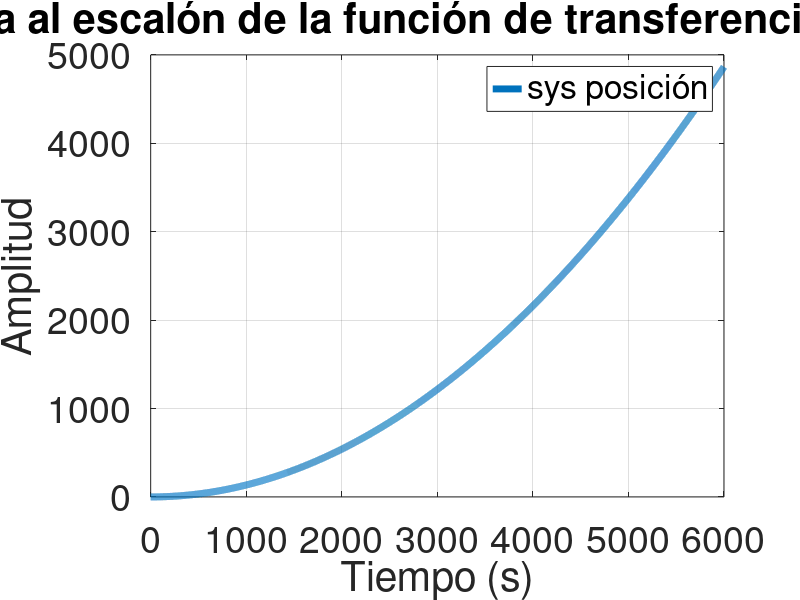
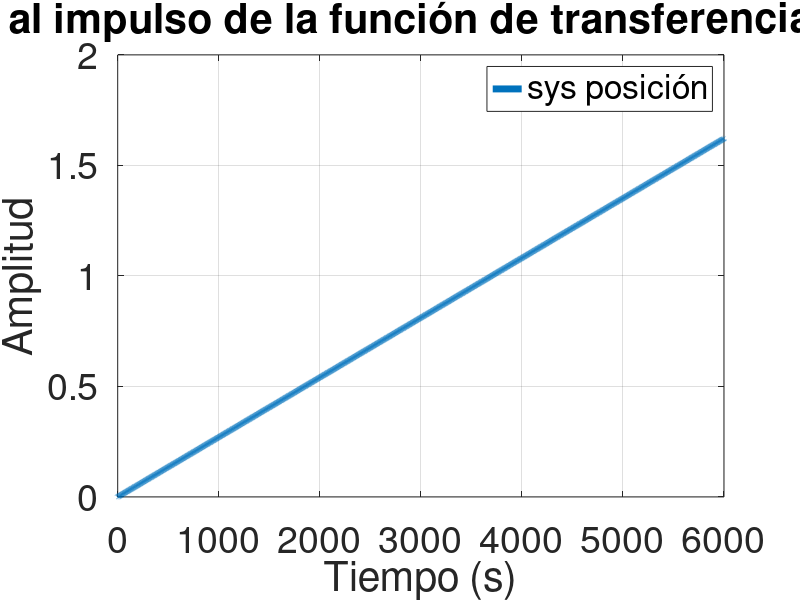
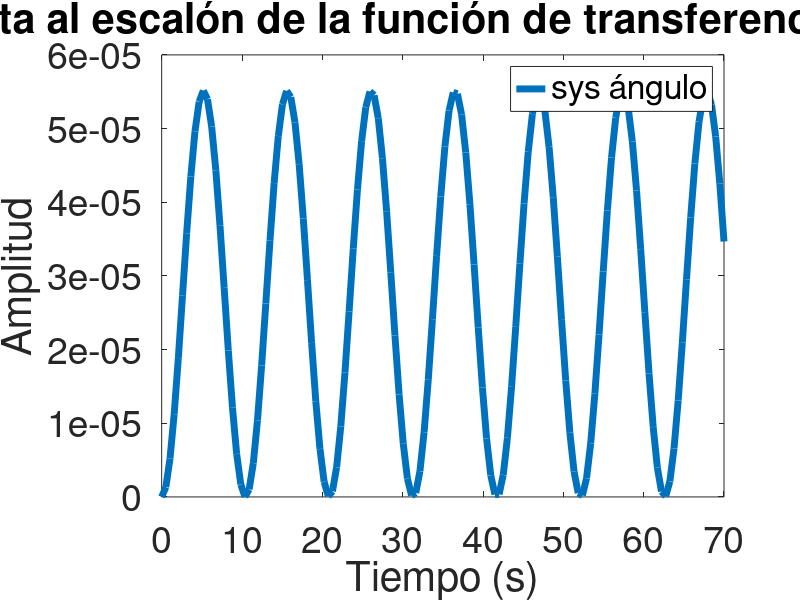
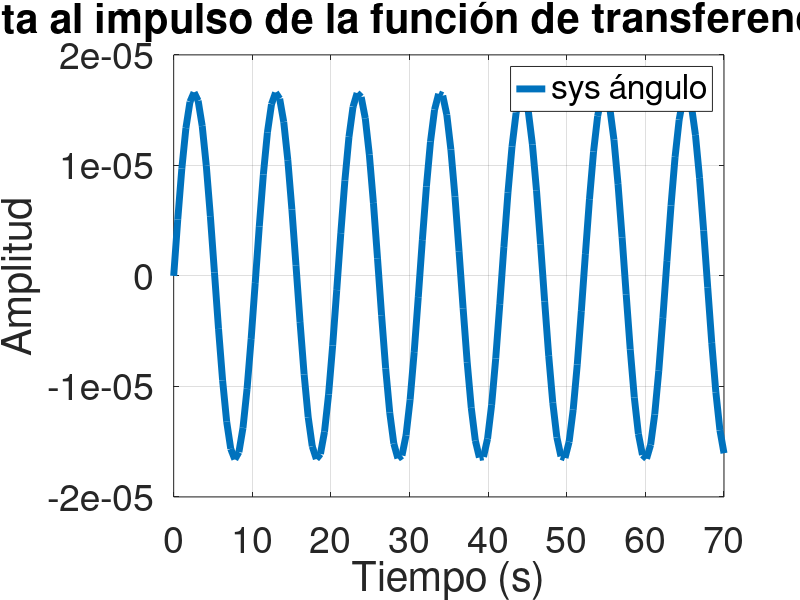

Write MATLAB code to recreate these figures, in order. (Note: this script raises an error after producing the figures.)
%definir variables
masa_carro = 1000;
masa_carga = 2700;
longitud_brazo = 100;
g = 9.8;
%pos_carro = ;
%pos_carga = ;
%distancia_carro_carga = ;
%angulo = ;
%fuerza = ;

cte1 = (masa_carga * g)/masa_carro;
cte2 = ((masa_carga + masa_carro)*g)/(masa_carro*longitud_brazo);

cte3 = 1/masa_carro;
cte4 = 1/(masa_carro*longitud_brazo);

% Espacio de estados
MA = [0 1 0 0 ; 0 0 -cte1 0 ; 0 0 0 1 ; 0 0 -cte2 0];
MB = [0 ; cte3 ; 0 ; cte4];


% Obtención de la función de transferencia de posisción
MC1 = [1 0 0 0 ];
MD = [0];

[num, den] = ss2tf(MA, MB, MC1, MD);
sys_pos = tf(num, den);

% Respuesta al escalón
[y, t] = step(sys_pos);
figure;
plot(t, y, 'linewidth', 5);
title('Respuesta al escalón de la función de transferencia de posición');
xlabel('Tiempo (s)');
ylabel('Amplitud');
set(gca, 'fontsize', 27); % Establecer el tamaño de la fuente
legend('sys posición');
grid on;

% Respuesta al impulso
[ya, ta] = impulse(sys_pos);
figure;
plot(ta, ya, 'linewidth', 5);
title('Respuesta al impulso de la función de transferencia de posición');
xlabel('Tiempo (s)');
ylabel('Amplitud');
set(gca, 'fontsize', 27); % Establecer el tamaño de la fuente
legend('sys posición');
grid on;


% Obtención de la función de trasnferencia del ángulo
MC2 = [0 0 1 0 ];
MD = [0];

[num, den] = ss2tf(MA, MB, MC2, MD);
sys_angulo = tf(num, den);

% Respuesta al impulso 
[y2, t2] = step(sys_angulo);
figure;
plot(t2, y2, 'linewidth', 5);
title('Respuesta al escalón de la función de transferencia del ángulo');
xlabel('Tiempo (s)');
ylabel('Amplitud');
set(gca, 'fontsize', 27); % Establecer el tamaño de la fuente
legend('sys ángulo');


% Respuesta al impulso
[y2a, t2a] = impulse(sys_angulo);
figure;
plot(t2a, y2a, 'linewidth', 5);
title('Respuesta al impulso de la función de transferencia del ángulo');
xlabel('Tiempo (s)');
ylabel('Amplitud');
set(gca, 'fontsize', 27); % Establecer el tamaño de la fuente
legend('sys ángulo');
grid on;




% Coeficientes del polinomio característico
p = [1 0 0.392 0 0];

% Calcular el arreglo de Routh-Hurwitz
r = routh(p);

% Visualizar el arreglo resultante
disp('Arreglo de Routh-Hurwitz:');
disp(r);

% Verificar la estabilidad del sistema
if all(sign(r(:,1)) == sign(r(1,1)))
    disp('El sistema es estable según el criterio de Routh-Hurwitz.');
else
    disp('El sistema es inestable según el criterio de Routh-Hurwitz.');
end



%----------------------------------------------------------------------
% Obteniendo las funciones de transferencia a partir de 
% álgebra de matrices con la ecuación matricial

%sys_angulo = tf(num, den);


%MC = [1 0 0 0 ; 0 0 1 0];
%MD = [0 ; 0];

%[num, den] = ss2tf(MA, MB, MC, MD);
%sys_tf = tf(num, den);

%s=tf('s');
% G = C(Is -A)^-1*B + D

%MS = [1*s 0 0 0 ; 0 1*s 0 0 ; 0 0 1*s 0; 0 0 0 1*s];
%dentro = inv(MS - MA);

%G = MC*dentro*MB + MD
